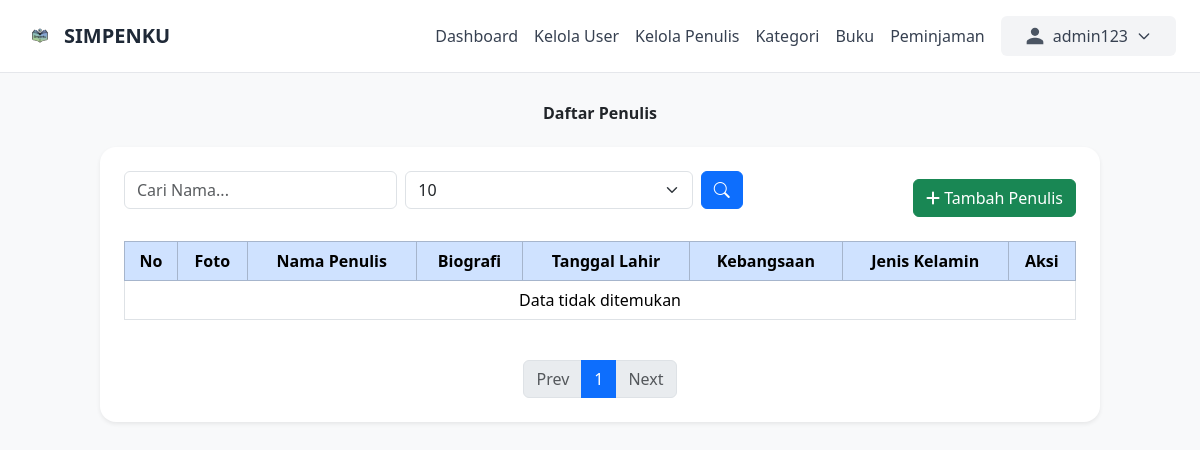
The app's page /admin/penulis/kelola_penulis.php (signed in), older data.
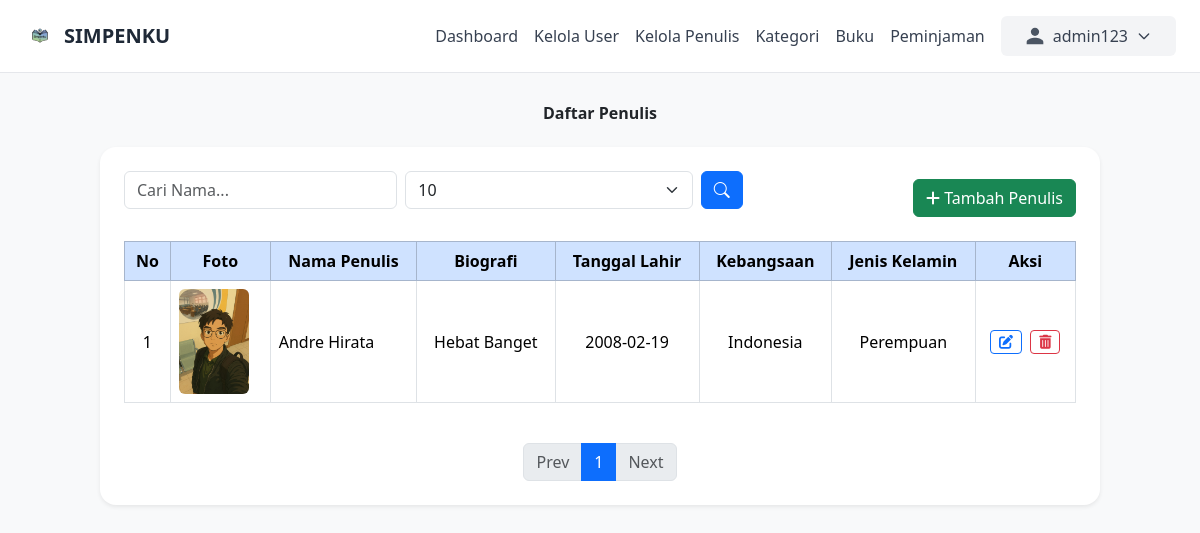
The same page, newer data.
### tables this page shows
CREATE TABLE `penulis` (
  `id` int NOT NULL,
  `nama_penulis` varchar(100) NOT NULL,
  `foto` varchar(255) DEFAULT NULL,
  `bio` text,
  `tanggal_lahir` date DEFAULT NULL,
  `kebangsaan` varchar(100) DEFAULT NULL,
  `jenis_kelamin` enum('Laki-laki','Perempuan') DEFAULT NULL
);

### admin/penulis/kelola_penulis.php (the view, shortened to what the changed rows need)
<?php
include __DIR__ . '/../../includes/db.php';
$cari = isset($_GET['cari']) ? trim($_GET['cari']) : '';
$page = isset($_GET['page']) ? (int) $_GET['page'] : 1;
$page = ($page < 1) ? 1 : $page;
$limit = isset($_GET['limit']) ? (int) $_GET['limit'] : 10;
$limit = ($limit < 1) ? 10 : $limit;
$offset = ($page - 1) * $limit;
if (!empty($cari)) {
    $query = mysqli_query($conn, "SELECT * FROM penulis WHERE nama_penulis LIKE '%$cari%' LIMIT $limit OFFSET $offset");
    $total_query = mysqli_query($conn, "SELECT COUNT(*) as total FROM penulis WHERE nama_penulis LIKE '%$cari%'");
} else {
    $query = mysqli_query($conn, "SELECT * FROM penulis LIMIT $limit OFFSET $offset");
}
$no = $offset + 1;
?>
<!DOCTYPE html>
<html lang="id">
<head>
    <link href="https://cdn.jsdelivr.net/npm/bootstrap@5.3.6/dist/css/bootstrap.min.css" rel="stylesheet" />
    <link rel="stylesheet" href="https://cdn.jsdelivr.net/npm/bootstrap-icons@1.10.5/font/bootstrap-icons.css" />
    <link rel="stylesheet" href="https://cdnjs.cloudflare.com/ajax/libs/font-awesome/6.0.0/css/all.min.css" />
    <link href="https://cdn.jsdelivr.net/npm/tailwindcss@2.2.19/dist/tailwind.min.css" rel="stylesheet">
</head>
<body style="background-color: #f8f9fa;">
    <main class="container-fluid py-4">
        <div class="container">
            <h2 class="mb-4 text-center fw-bold">Daftar Penulis</h2>
            <div class="card shadow-sm rounded-4 border-0">
                <div class="card-body p-4">
                    <div class="table-responsive">
                        <table class="table table-bordered table-hover text-center align-middle">
                            <thead class="table-primary">
                                <tr>
                                    <th>No</th>
                                    <th>Foto</th>
                                    <th>Nama Penulis</th>
                                    <th>Biografi</th>
                                    <th>Tanggal Lahir</th>
                                    <th>Kebangsaan</th>
                                    <th>Jenis Kelamin</th>
                                    <th>Aksi</th>
                                </tr>
                            </thead>
                            <tbody>
                                <?php if (mysqli_num_rows($query) > 0): ?>
                                    <?php while ($row = mysqli_fetch_assoc($query)): ?>
                                        <tr>
                                            <td><?= $no++ ?></td>
                                            <td>
                                                <?php
                                                $foto_path = '../../uploads/penulis/' . htmlspecialchars($row['foto']);
                                                ?>
                                                <img src="<?= $foto_path ?>" alt="Foto Penulis" width="70" height="70" class="rounded">
                                            </td>
                                            <td class="text-start"><?= htmlspecialchars($row['nama_penulis']) ?></td>
                                            <td><?= htmlspecialchars($row['bio']) ?></td>
                                            <td><?= htmlspecialchars($row['tanggal_lahir']) ?></td>
                                            <td><?= htmlspecialchars($row['kebangsaan']) ?></td>
                                            <td><?= htmlspecialchars($row['jenis_kelamin']) ?></td>
                                            <td>
                                                <a href="edit_penulis.php?id=<?= $row['id'] ?>" class="btn btn-sm btn-outline-primary me-1" title="Edit">
                                                    <i class="fas fa-edit"></i>
                                                </a>
                                                <a href="hapus_penulis.php?id=<?= $row['id'] ?>" class="btn btn-sm btn-outline-danger" onclick="return confirm('Hapus penulis ini?')" title="Hapus">
                                                    <i class="fas fa-trash-alt"></i>
                                                </a>
                                            </td>
                                        </tr>
                                    <?php endwhile; ?>
                                <?php else: ?>
                                    <tr>
                                        <td colspan="8" class="text-center">Data tidak ditemukan</td>
                                    </tr>
                                <?php endif; ?>
                            </tbody>
                        </table>
                    </div>
                </div>
            </div>
        </div>
    </main>
</body>
</html>

Row changes from the older to the newer data that the page shows:
added penulis: foto (picture), nama_penulis "Andre Hirata", bio "Hebat Banget", tanggal_lahir "2008-02-19", kebangsaan "Indonesia", jenis_kelamin "Perempuan"
Text that changed along with them:
text no longer shown: "Data tidak ditemukan"
